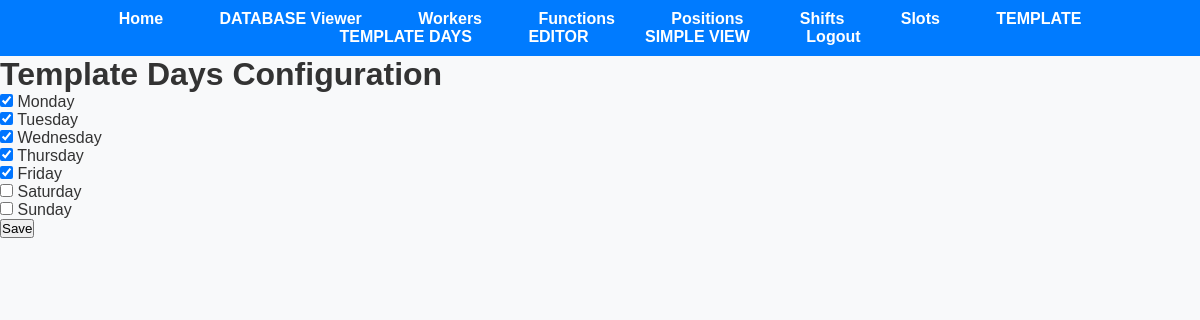
Screenshot of /template_days (signed in) with the database file from the repository.
### app.py (models this page shows, shortened)
class ActiveDaysTemplate(db.Model):
    id = db.Column(db.Integer, primary_key=True)
    user_id = db.Column(db.Integer, db.ForeignKey('user.id'), nullable=False)
    monday = db.Column(db.Boolean, nullable=False, default=False)
    tuesday = db.Column(db.Boolean, nullable=False, default=False)
    wednesday = db.Column(db.Boolean, nullable=False, default=False)
    thursday = db.Column(db.Boolean, nullable=False, default=False)
    friday = db.Column(db.Boolean, nullable=False, default=False)
    saturday = db.Column(db.Boolean, nullable=False, default=False)
    sunday = db.Column(db.Boolean, nullable=False, default=False)
    user = db.relationship('User', backref=db.backref('active_days_templates', lazy=True))

### app.py (the view, shortened to what this page needs)
@app.route('/template_days', methods=['GET', 'POST'])
@login_required
@employer_required
def template_days():
    user_id = current_user.id
    active_days_template = ActiveDaysTemplate.query.filter_by(user_id=user_id).first()
    if not active_days_template:
        active_days_template = ActiveDaysTemplate(user_id=user_id)
    return render_template('template_days.html', active_days_template=active_days_template)

### app.py (called while the page is built)
@login_manager.user_loader
def load_user(user_id):
    return User.query.get(int(user_id))

def employer_required(func):
    @wraps(func)
    def decorated_function(*args, **kwargs):
        if not current_user.is_authenticated:
            flash('You must be logged in to view this page.', 'error')
            return redirect(url_for('login'))
        if current_user.role != 'employer':
            flash('You do not have permission to view this page.', 'error')
            return redirect('/')
        return func(*args, **kwargs)
    return decorated_function

### templates/template_days.html (shortened to what this page needs)
<!DOCTYPE html>
<html lang="en">
<head>
    <link rel="stylesheet" href="{{ url_for('static', filename='styles.css') }}">
</head>
<body>
    {% include 'navbar.html' %}
    <h1>Template Days Configuration</h1>
    <form method="post" action="{{ url_for('template_days') }}">
        <label><input type="checkbox" name="monday" {% if active_days_template.monday %}checked{% endif %}> Monday</label><br>
        <label><input type="checkbox" name="tuesday" {% if active_days_template.tuesday %}checked{% endif %}> Tuesday</label><br>
        <label><input type="checkbox" name="wednesday" {% if active_days_template.wednesday %}checked{% endif %}> Wednesday</label><br>
        <label><input type="checkbox" name="thursday" {% if active_days_template.thursday %}checked{% endif %}> Thursday</label><br>
        <label><input type="checkbox" name="friday" {% if active_days_template.friday %}checked{% endif %}> Friday</label><br>
        <label><input type="checkbox" name="saturday" {% if active_days_template.saturday %}checked{% endif %}> Saturday</label><br>
        <label><input type="checkbox" name="sunday" {% if active_days_template.sunday %}checked{% endif %}> Sunday</label><br>
        <button type="submit">Save</button>
    </form>
</body>
</html>

### static/styles.css (style rules this page uses)
* { margin: 0; padding: 0; box-sizing: border-box; }
body { font-family: Arial, sans-serif; background-color: #f8f9fa; color: #333; }

### rows the page displays
ActiveDaysTemplate: monday "☑", tuesday "☑", wednesday "☑", thursday "☑", friday "☑"
